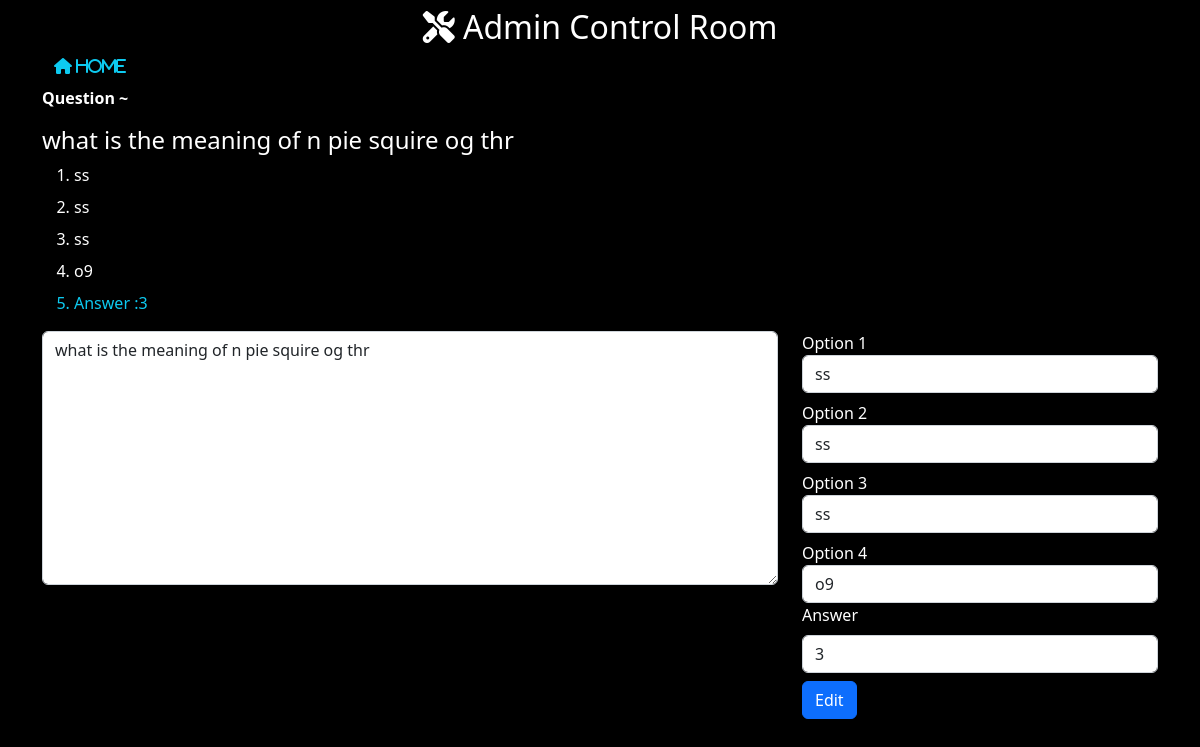
The page /controlroom/edit/question/12/13/8/ on the database its author committed.
### teaAdmin/models.py (models this page shows, shortened)
class questions(models.Model):
    topic = models.ForeignKey(topics,on_delete = models.CASCADE)
    question = models.TextField()

class option(models.Model):
    topic = models.ForeignKey(topics,on_delete = models.CASCADE)
    questions = models.ForeignKey(questions, on_delete = models.CASCADE)
    opt1 = models.CharField(max_length=400)
    opt2 = models.CharField(max_length=400)
    opt3 = models.CharField(max_length=400)
    opt4 = models.CharField(max_length=400)
    ans = models.IntegerField()

### teaAdmin/views.py (the view, shortened to what this page needs)
# urls.py: path('edit/question/<int:qid>/<int:tid>/<int:oid>/',v.editQuestion.as_view(),name='editquestion'),
class editQuestion(View):
    def get(self, request,qid,tid,oid):
        isExist = questions.objects.filter(Q(id=qid) & Q(topic = topics.objects.get(id=tid)))
        if isExist.exists():
            isopt = option.objects.filter(Q(id=oid) & Q(topic = topics.objects.get(id=tid)) & Q(questions = questions.objects.get(id=qid)))
            if isopt.exists():
                return render(request, 'teaAdmin/edit.html',{
                    'qt':isExist, 'opt' :isopt
                })
            else:
                return HttpResponse('Again kuchh to gadbad hai')
        else:
            return HttpResponse('Gadbad hai bhai, kuchh to gadbad hai')

### teaAdmin/templates/teaAdmin/edit.html (shortened to what this page needs)
{% extends 'core/base.html' %}
{% block content %}
<h2 class="text-center container mt-2"><i class="fa-solid fa-screwdriver-wrench"></i>  Admin Control Room  </i> </h2>
<div class="container mt-2">
    <a href="/controlroom" class="text-info container mt-2"><i class="fas fa-home"> Home</i></a>
</div>
<p class="container mt-2"><b>Question ~</b></p>
<h4 class="container mt-2">
    {% if qt %}
    {% for i  in qt %}
    {{i.question}}
    {% endfor %}
    {% else %}
    <p>something went wrong..</p>
    {% endif %}
</h4>
<div class="container mt-2">
    <ol>
        {% if opt %}
        {% for i in opt %}
        <li class='mt-2'>{{i.opt1}}</li>
        <li class='mt-2'>{{i.opt2}}</li>
        <li class='mt-2'>{{i.opt3}}</li>
        <li class='mt-2'>{{i.opt4}}</li>
        <li class='mt-2 text-info'>Answer :{{i.ans}}</li>
        {% endfor %}
        {% else %}
        <li>No option here..</li>
        {% endif %}
    </ol>
</div>
<div class="container mt-2">
    <form action="" method="post">
<div class="row">
        <div class="col-sm-8">
            {% if qt %}
            <textarea name="quest" id="quest" cols="30" rows="10"  class="form-control" required></textarea>
            {% else %}
            <textarea name="quest" id="quest" cols="30" rows="10"  class="form-control" required></textarea>
            {% endif %}
        </div>
        <div class="col-sm-4">
            {% if opt %}
            {% for i in opt %}
            <label for="opt1" >Option 1</label>
            <input type="text" name="opt1" id="opt1" value={{i.opt1}} class="form-control" required>
            <label for="opt2" class='mt-2'>Option 2</label>
            <input type="text" name="opt2" id="opt2" value={{i.opt2}} class="form-control" required>
            <label for="opt3" class='mt-2'>Option 3</label>
            <input type="text" name="opt3" id="opt3" value={{i.opt3}} class="form-control" required>
            <label for="opt4" class='mt-2'>Option 4</label>
            <input type="text" name="opt4" id="opt4" value={{i.opt4}} class="form-control" required>
            <label for="ans">Answer</label>
            <select name="ans" id="ans" class="form-control mt-2" required>
                            {% if i.ans == 3 %}
                            <option value="3" selected>3</option>
                            {% else %}
                            <option value="3">3</option>
                                  {% endif %}
            </select>
            <input type="submit" value="Edit" class="btn btn-primary mt-2">
            {% endfor %}
            {% endif %}
        </div>
</div>
</form>
</div>
{% endblock content %}

### core/static/core/css/base.css (style rules this page uses)
body { background-color:rgb(0, 0, 0); color:white; }

### rows shown on the page
questions: question "what is the meaning of n pie squire og thr"
option: opt1 "ss", opt2 "ss", opt3 "ss", opt4 "o9", ans "3"
